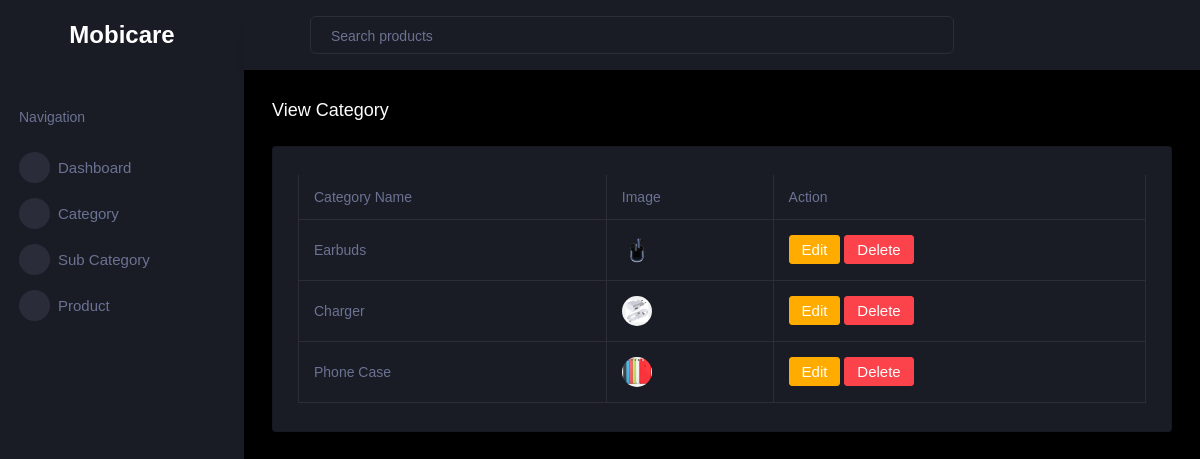
Page /view_category/ on the committed database.
### myapp/models.py (models this page shows, shortened)
class Category(models.Model):
    name = models.CharField(max_length=100)
    image = models.ImageField(upload_to='categories/')
    status = models.CharField(max_length=10, choices=STATUS_CHOICES, default='active')

### myapp/views.py (the view)
# urls.py: path('view_category/', view_category, name='view_category'),
def view_category(request):
    categories = Category.objects.all()
    return render(request, 'view_category.html', {'categories': categories})

### myapp/templates/view_category.html (shortened to what this page needs)
{% load static %}
<!DOCTYPE html>
<html lang="en">
<head>
    <link rel="stylesheet" href="{% static 'assets/vendors/mdi/css/materialdesignicons.min.css' %}">
    <link rel="stylesheet" href="{% static 'assets/vendors/css/vendor.bundle.base.css' %}">
    <link rel="stylesheet" href="{% static 'assets/vendors/jvectormap/jquery-jvectormap.css' %}">
    <link rel="stylesheet" href="{% static 'assets/vendors/flag-icon-css/css/flag-icon.min.css' %}">
    <link rel="stylesheet" href="{% static 'assets/vendors/owl-carousel-2/owl.carousel.min.css' %}">
    <link rel="stylesheet" href="{% static 'assets/vendors/owl-carousel-2/owl.theme.default.min.css' %}">
    <link rel="stylesheet" href="{% static 'assets/css/style.css' %}">
</head>
<body>
    <div class="container-scroller">
        <nav class="sidebar sidebar-offcanvas" id="sidebar">
            <div class="sidebar-brand-wrapper d-none d-lg-flex align-items-center justify-content-center fixed-top">
                <span class="logo-text">Mobicare</span>
            </div>
            <ul class="nav">
                <li class="nav-item profile">
                    <div class="profile-desc">
                    </div>
                </li>
                <li class="nav-item nav-category">
                    <span class="nav-link">Navigation</span>
                </li>
                <li class="nav-item menu-items">
                    <a class="nav-link" href="{% url 'admin_view' %}">
                        <span class="menu-icon">
                            <i class="mdi mdi-speedometer"></i>
                        </span>
                        <span class="menu-title">Dashboard</span>
                    </a>
                </li>
                <li class="nav-item menu-items">
                    <a class="nav-link" data-toggle="collapse" href="#category-menu" aria-expanded="false" aria-controls="ui-basic">
                        <span class="menu-icon">
                            <i class="mdi mdi-laptop"></i>
                        </span>
                        <span class="menu-title">Category</span>
                        <i class="menu-arrow"></i>
                    </a>
                </li>
                <li class="nav-item menu-items">
                    <a class="nav-link" data-toggle="collapse" href="#subcategory-menu" aria-expanded="false" aria-controls="ui-basic">
                        <span class="menu-icon">
                            <i class="mdi mdi-laptop"></i>
                        </span>
                      <span class="menu-title">Sub Category</span>
                        <i class="menu-arrow"></i>
                    </a>
                </li>
                <li class="nav-item menu-items">
                    <a class="nav-link" data-toggle="collapse" href="#product-menu" aria-expanded="false" aria-controls="ui-basic">
                        <span class="menu-icon">
                            <i class="mdi mdi-playlist-play"></i>
                        </span>
                        <span class="menu-title">Product</span>
                        <i class="menu-arrow"></i>
                    </a>
                </li>
            </ul>
        </nav>
        <div class="container-fluid page-body-wrapper">
            <nav class="navbar p-0 fixed-top d-flex flex-row">
                <div class="navbar-menu-wrapper flex-grow d-flex align-items-stretch">
                    <button class="navbar-toggler navbar-toggler align-self-center" type="button" data-toggle="minimize">
                        <span class="mdi mdi-menu"></span>
                    </button>
                    <ul class="navbar-nav w-100">
                        <li class="nav-item w-100">
                            <form class="nav-link mt-2 mt-md-0 d-none d-lg-flex search">
                                <input type="text" class="form-control" placeholder="Search products">
                            </form>
                        </li>
                    </ul>
                </div>
            </nav>
            <div class="main-panel">
                <div class="content-wrapper">
                    <div class="page-header">
                        <h3 class="page-title">View Category</h3>
                    </div>
                    <div class="row">
                        <div class="col-md-12 grid-margin stretch-card">
                            <div class="card">
                                <div class="card-body">
                                    <div class="table-responsive">
                                        <table class="table table-bordered">
                                            <thead>
                                                <tr>
                                                    <th>Category Name</th>
                                                    <th>Image</th>
                                                    <th>Action</th>
                                                </tr>
                                            </thead>
                                            <tbody>
                                                {% for category in categories %}
                                                    <tr>
                                                        <td>{{ category.name }}</td>
                                                        <td><img src="{{ category.image.url }}" alt="{{ category.name }}" width="100"></td>
                                                        <td>
                                                            <a href="{% url 'edit_category' category.id %}" class="btn btn-warning">Edit</a>
                                                            <form action="{% url 'delete_category' category.id %}" method="post" style="display:inline;">
                                                                <button type="submit" class="btn btn-danger">Delete</button>
                                                            </form>
                                                        </td>
                                                    </tr>
                                                {% endfor %}
                                            </tbody>
                                        </table>
                                    </div>
                                </div>
                            </div>
                        </div>
                    </div>
                </div>
            </div>
        </div>
    </div>
</body>
</html>

### myapp/templates/view_category.html (style rules this page uses)
.logo-text { font-size: 24px; color: #fff; font-weight: bold; }

### rows in the picture
Category: name "Earbuds", image (picture)
Category: name "Charger", image (picture)
Category: name "Phone Case", image (picture)
